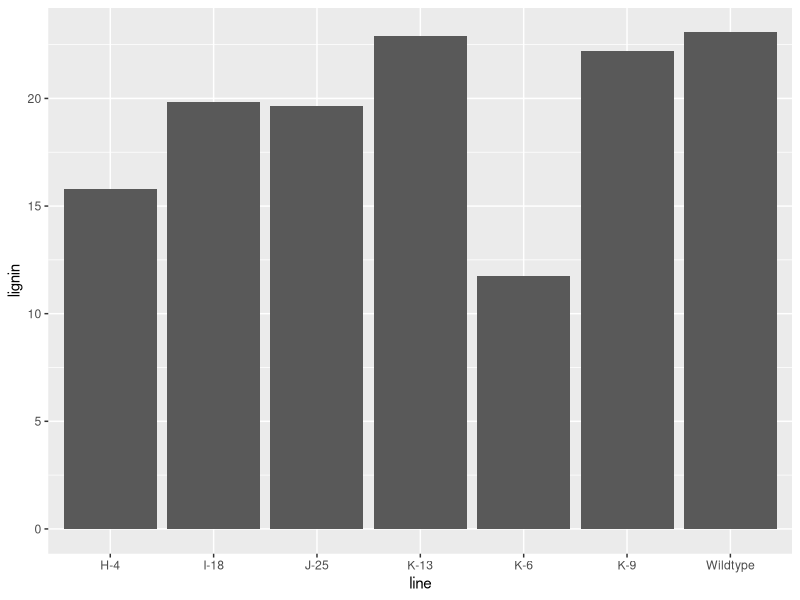
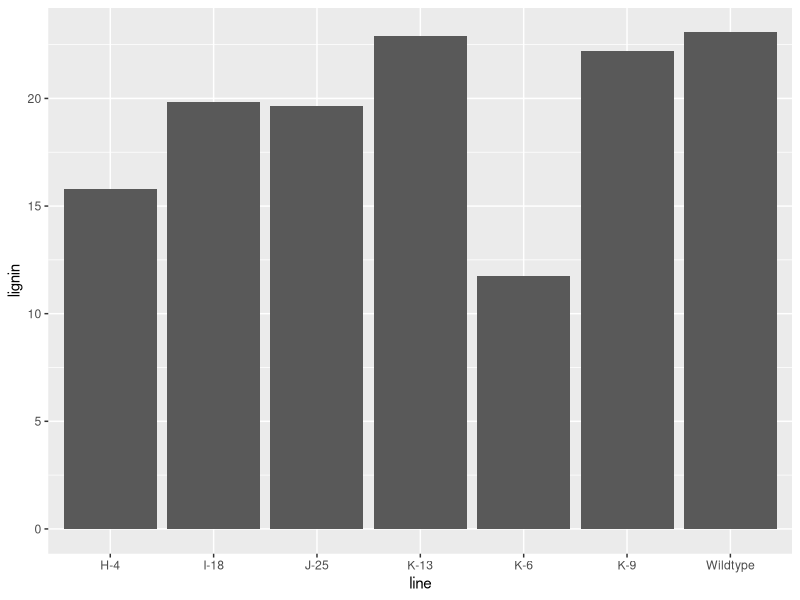
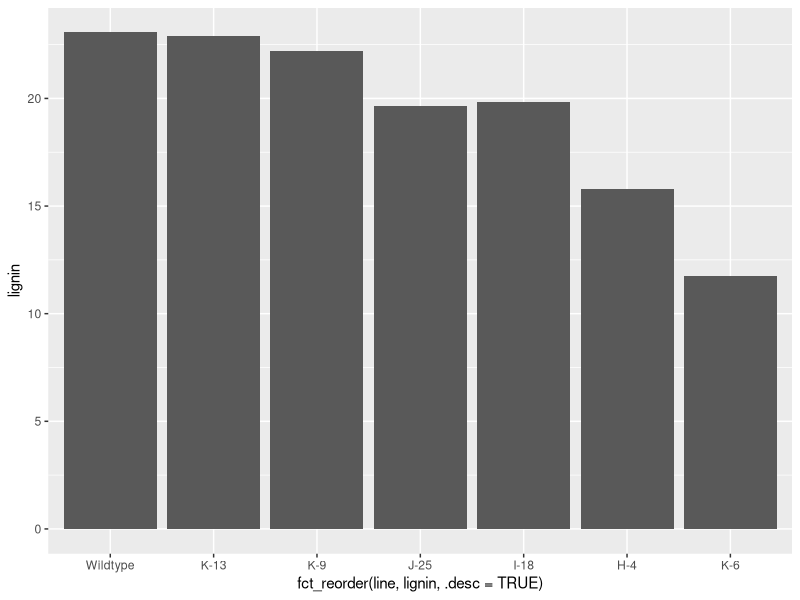
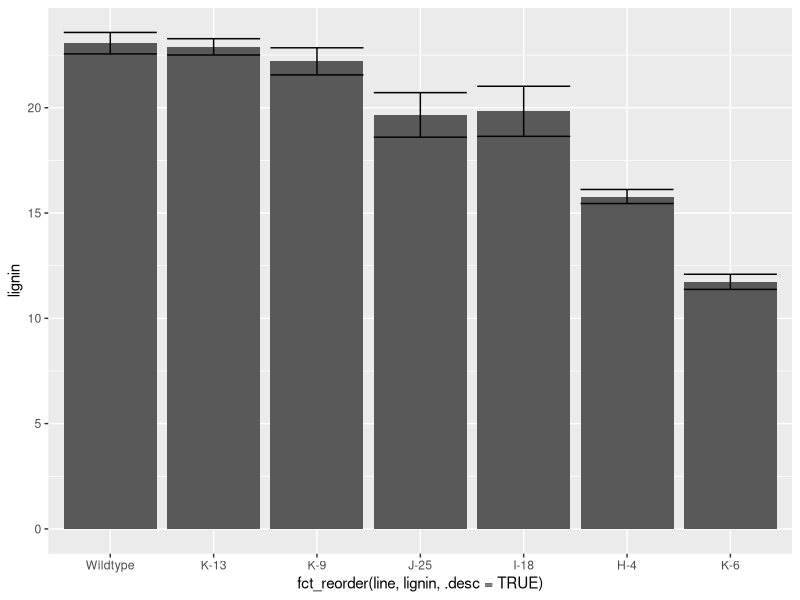
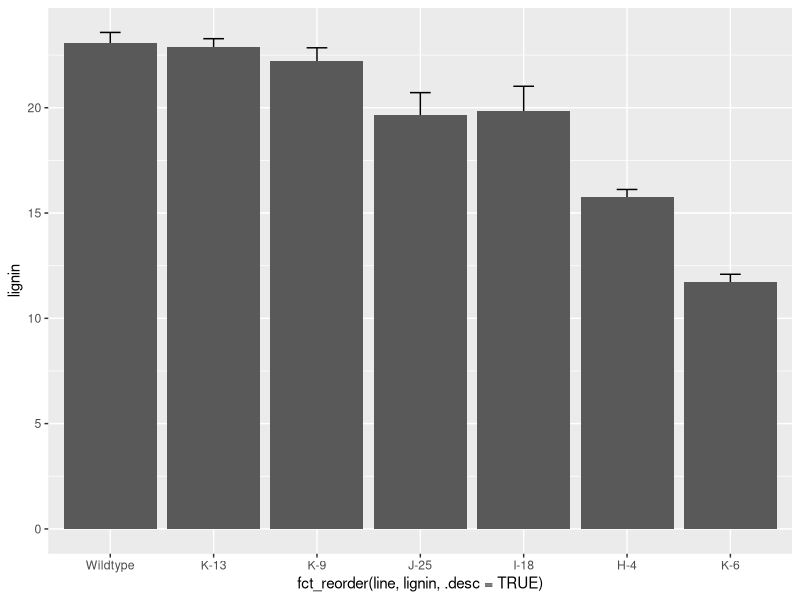
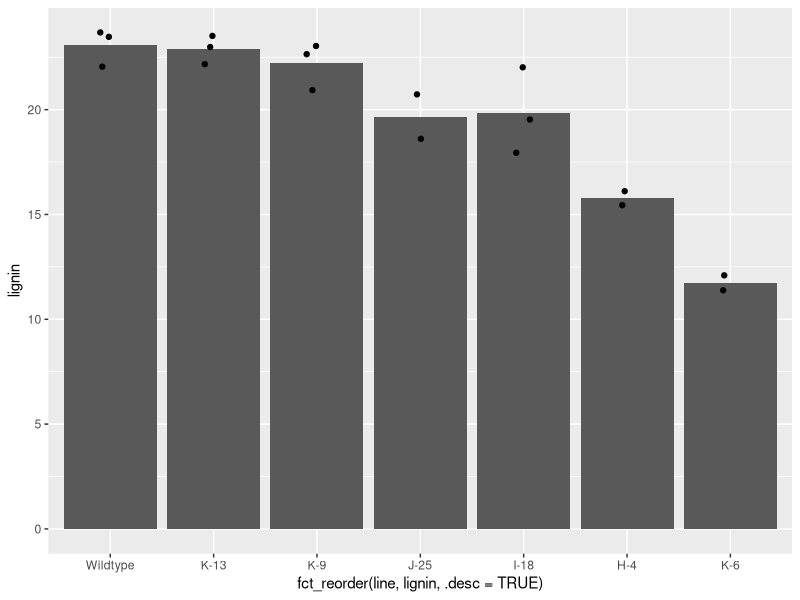
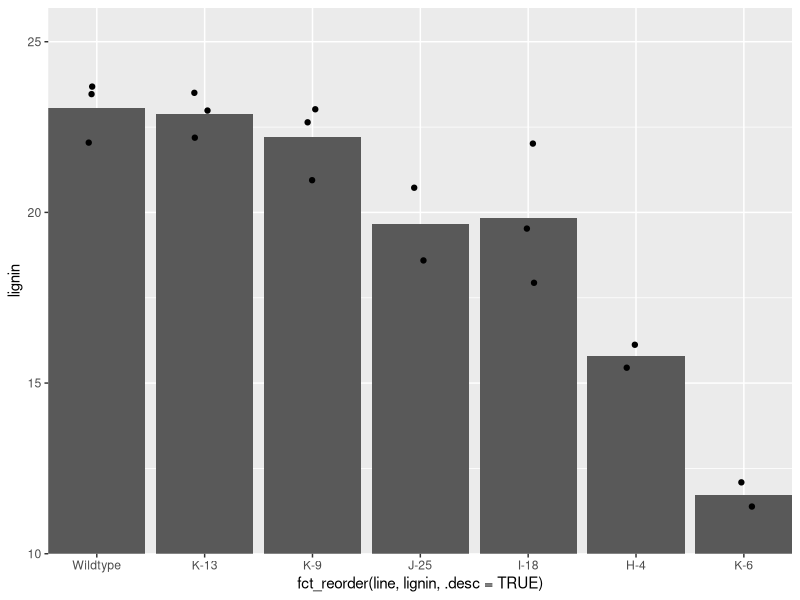
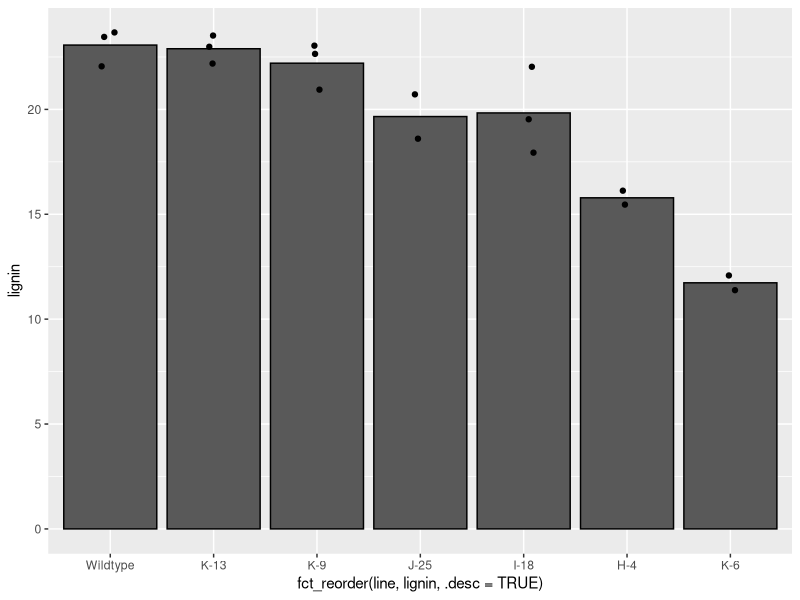

Recreate these plots in R, in order.
## ---- chunk 1
theme_sulis <- function(base_size = 8) {
  theme_minimal(
    base_size = base_size
  ) %+replace%
    theme(
      axis.ticks = element_blank(),
      axis.text.x = element_text(
        size = 8,
        colour = "black",
        margin = margin(1, 1, 1, 1)
      ),
      axis.text.y = element_text(
        colour = "black",
        size = 8,
        angle = 0,
        vjust = 0.5,
        hjust = 1,
        margin = margin(1, 1, 1, 1)
      ),
      axis.title = element_text(
        colour = "black",
        size = 8
      ),
      axis.line = element_line(),
      panel.grid.major = element_blank(),
      panel.grid.minor = element_blank(),
      legend.text = element_text(size = 8),
      legend.key.height = unit(4, "mm"),
      complete = TRUE
    )
}
## ---- chunk 2
#| echo: true
library(tidyverse)
sulis_bar_data <- read_tsv("data/Sulis2023_fig3EF.tsv")
## ---- chunk 3
#| echo: true
library(tidyverse)
sulis_bar_data <- read_tsv("data/Sulis2023_fig3EF.tsv")
sulis_bar_data
## ---- chunk 4
#| echo: true
#| code-line-numbers: "7-11|13"
#| output-location: column-fragment
lines_bar <- ggplot(
  data = sulis_bar_data,
  aes(
    x = line,
    y = lignin
  )
) +
  geom_bar(
    stat = "summary",
    fun.y = "mean"
  )

lines_bar
## ---- chunk 5
lines_bar <- ggplot(
  data = sulis_bar_data,
  aes(
    x = line,
    y = lignin
  )
) +
  geom_bar(
    stat = "summary",
    fun.y = "mean"
  )

lines_bar
## ---- chunk 6
#| echo: true
#| code-line-numbers: "4-8"
#| output-location: column-fragment
lines_bar <- ggplot(
  data = sulis_bar_data,
  aes(
    x = fct_reorder(
      line,
      lignin,
      .desc = TRUE
    ),
    y = lignin
  )
) +
  geom_bar(
    stat = "summary",
    fun.y = "mean"
  )

lines_bar
## ---- chunk 7
#| echo: true
#| code-line-numbers: "16-19"
#| output-location: column-fragment
lines_bar <- ggplot(
  data = sulis_bar_data,
  aes(
    x = fct_reorder(
      line,
      lignin,
      .desc = TRUE
    ),
    y = lignin
  )
) +
  geom_bar(
    stat = "summary",
    fun = "mean"
  ) +
  geom_errorbar(
    stat = "summary",
    fun.data = "mean_se"
  )

lines_bar
## ---- chunk 8
#| echo: true
#| code-line-numbers: "12-16"
#| output-location: column-fragment
lines_bar <- ggplot(
  data = sulis_bar_data,
  aes(
    x = fct_reorder(
      line,
      lignin,
      .desc = TRUE
    ),
    y = lignin
  )
) +
  geom_errorbar(
    stat = "summary",
    fun.data = "mean_se",
    width = 0.2
  ) +
  geom_bar(
    stat = "summary",
    fun = "mean"
  )

lines_bar
## ---- chunk 9
#| echo: true
#| code-line-numbers: "16"
#| output-location: column-fragment
lines_bar <- ggplot(
  data = sulis_bar_data,
  aes(
    x = fct_reorder(
      line,
      lignin,
      .desc = TRUE
    ),
    y = lignin
  )
) +
  geom_bar(
    stat = "summary",
    fun = "mean"
  ) +
  geom_jitter(width = 0.1)

lines_bar
## ---- chunk 10
#| echo: true
#| code-line-numbers: "18-21"
#| output-location: column-fragment
library(ggtext)
lines_bar <- ggplot(
  data = sulis_bar_data,
  aes(
    x = fct_reorder(
      line,
      lignin,
      .desc = TRUE
    ),
    y = lignin
  )
) +
  geom_bar(
    stat = "summary",
    fun = "mean"
  ) +
  geom_jitter(width = 0.1) +
  coord_cartesian(
    ylim = c(10, 26),
    expand = FALSE
  )

lines_bar
## ---- chunk 11
#| echo: true
#| code-line-numbers: "12-14|16|19"
#| output-location: column-fragment
lines_bar <- ggplot(
  data = sulis_bar_data,
  aes(
    x = fct_reorder(
      line,
      lignin,
      .desc = TRUE
    ),
    y = lignin
  )
) +
  scale_fill_distiller(
    palette = "Greys"
  ) +
  geom_bar(
    aes(fill = lignin),
    stat = "summary",
    fun = "mean",
    colour = "black"
  ) +
  geom_jitter(width = 0.1)

lines_bar
## ---- chunk 12
#| echo: true
#| code-line-numbers: "12-14|16|19"
#| output-location: column-fragment
lines_bar <- ggplot(
  data = sulis_bar_data,
  aes(
    x = fct_reorder(
      line,
      lignin,
      .desc = TRUE
    ),
    y = lignin
  )
) +
  scale_fill_distiller(
    palette = "Greys"
  ) +
  geom_bar(
    aes(fill = after_stat(y)),
    stat = "summary",
    fun = "mean",
    colour = "black"
  ) +
  geom_jitter(width = 0.1)

lines_bar
## ---- chunk 13
#| echo: true
#| code-line-numbers: "1|23-29"
#| output-location: column-fragment
library(ggtext)
lines_bar <- ggplot(
  data = sulis_bar_data,
  aes(
    x = fct_reorder(
      line,
      lignin,
      .desc = TRUE
    ),
    y = lignin
  )
) +
  scale_fill_distiller(
    palette = "Greys"
  ) +
  geom_bar(
    aes(fill = ..y..),
    stat = "summary",
    fun = "mean",
    colour = "black"
  ) +
  geom_jitter(width = 0.1) +
  labs(
    x = NULL,
    y = "<b>Lignin content</b> (% wt)"
  ) +
  theme(
    axis.title.y = element_markdown()
  )

lines_bar
## ---- chunk 14
#| echo: true
#| code-line-numbers: "28-32"
#| output-location: column-fragment
lines_bar <- ggplot(
  data = sulis_bar_data,
  aes(
    x = fct_reorder(
      line,
      lignin,
      .desc = TRUE
    ),
    y = lignin
  )
) +
  scale_fill_distiller(
    palette = "Greys"
  ) +
  geom_bar(
    aes(fill = ..y..),
    stat = "summary",
    fun = "mean",
    colour = "black"
  ) +
  geom_jitter(width = 0.1) +
  labs(
    x = NULL,
    y = "<b>Lignin content</b> (% wt)"
  ) +
  theme(
    axis.title.y = element_markdown(),
    axis.text.x = element_text(
      angle = 90,
      vjust = 0.5,
      hjust = 1
    )
  )

lines_bar
## ---- chunk 15
#| echo: true
#| code-line-numbers: "33"
#| output-location: column-fragment
lines_bar <- ggplot(
  data = sulis_bar_data,
  aes(
    x = fct_reorder(
      line,
      lignin,
      .desc = TRUE
    ),
    y = lignin
  )
) +
  scale_fill_distiller(
    palette = "Greys"
  ) +
  geom_bar(
    aes(fill = ..y..),
    stat = "summary",
    fun = "mean",
    colour = "black"
  ) +
  geom_jitter(width = 0.1) +
  labs(
    x = NULL,
    y = "<b>Lignin content</b> (% wt)"
  ) +
  theme(
    axis.title.y = element_markdown(),
    axis.text.x = element_text(
      angle = 90,
      vjust = 0.5,
      hjust = 1
    ),
    legend.position = "none"
  )

lines_bar
## ---- chunk 16
#| echo: true
#| code-line-numbers: "22-27|32-36|37"
#| output-location: column-fragment
lines_bar <- ggplot(
  data = sulis_bar_data,
  aes(
    x = fct_reorder(
      line,
      lignin,
      .desc = TRUE
    ),
    y = lignin
  )
) +
  scale_fill_distiller(
    palette = "Greys"
  ) +
  geom_bar(
    aes(fill = ..y..),
    stat = "summary",
    fun = "mean",
    colour = "black",
    width = 0.8
  ) +
  geom_jitter(
    width = 0.1,
    shape = 21,
    fill = "black",
    colour = "white"
  ) +
  labs(
    x = NULL,
    y = "<b>Lignin content</b> (% wt)"
  ) +
  scale_y_continuous(
    expand = expansion(
      mult = c(0, 0.05)
    )
  ) +
  theme_sulis() +
  theme(
    axis.title.y = element_markdown(),
    axis.text.x = element_text(
      angle = 90,
      vjust = 0.5,
      hjust = 1
    ),
    legend.position = "none"
  )

lines_bar
## ---- chunk 17
lines_bar <- ggplot(
  data = sulis_bar_data,
  aes(
    x = fct_reorder(
      line,
      lignin,
      .desc = TRUE
    ),
    y = lignin
  )
) +
  scale_fill_distiller(
    palette = "Greys"
  ) +
  geom_bar(
    aes(fill = ..y..),
    stat = "summary",
    fun = "mean",
    colour = "black",
    width = 0.8
  ) +
  geom_jitter(
    width = 0.1,
    shape = 21,
    fill = "black",
    colour = "white"
  ) +
  labs(
    x = NULL,
    y = "<b>Lignin content</b> (% wt)"
  ) +
  scale_y_continuous(
    expand = expansion(
      mult = c(0, 0.05)
    )
  ) +
  theme_sulis() +
  theme(
    axis.title.y = element_markdown(),
    axis.text.x = element_text(
      angle = 90,
      vjust = 0.5,
      hjust = 1
    ),
    legend.position = "none"
  )

lines_bar
